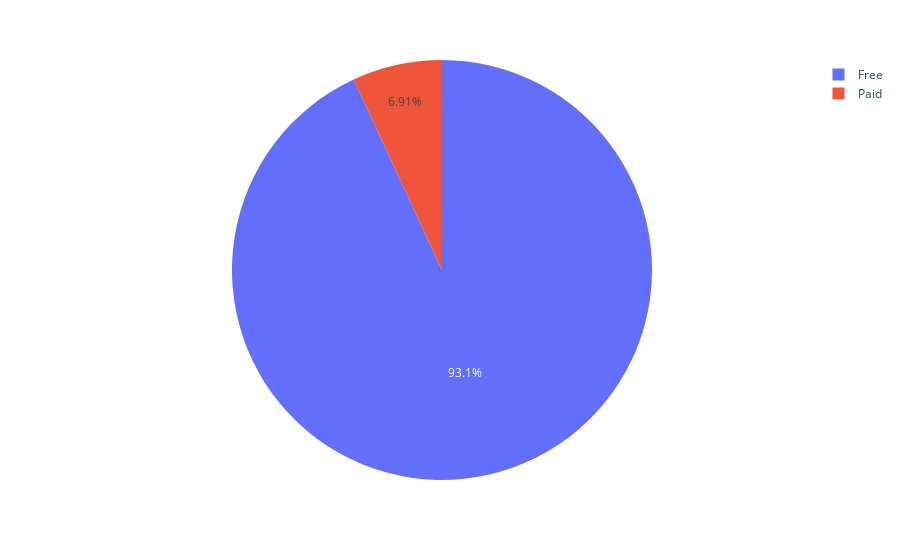

Write notebook code for a chart like this one.
### Markdown cell above
## DATA VISUALIZATION

### Code cell
# DATA VISUALIZATIOn
fig=px.pie(dataset,names="Type")
fig.show()

### Figure 1 — Plotly figure (JSON) as saved in the notebook; plotly's stock layout.template omitted (floating-point values rounded to 4 significant figures; data arrays with more than 128 entries replaced by an {"elided": "..."} marker saying what was removed)
{"data": [{"domain": {"x": [0, 1], "y": [0, 1]}, "hovertemplate": "Type=%{label}<extra></extra>", "labels": {"elided": "9369 str values"}, "legendgroup": "", "name": "", "showlegend": true, "type": "pie"}], "layout": {"legend": {"tracegroupgap": 0}, "margin": {"t": 60}}}
